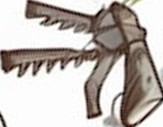
#> input picture Object.jpg, 163 x 127 px
$ jupyter execute sift-o2o.ipynb
#> lines starting #> are read from the running program, lines starting #| are printed output that depends on the picture
[cell 1]
import cv2
import numpy as np

def find_and_draw_object(object_path, scene_path):
    # Read the images
#> called with object_path = 'Object.jpg', scene_path = 'Picture.jpg'
    object_img = cv2.imread(object_path)
#> object_img is the input picture: shape (127, 163, 3); mean B, G, R 178.8, 183.9, 191
    scene_img = cv2.imread(scene_path)
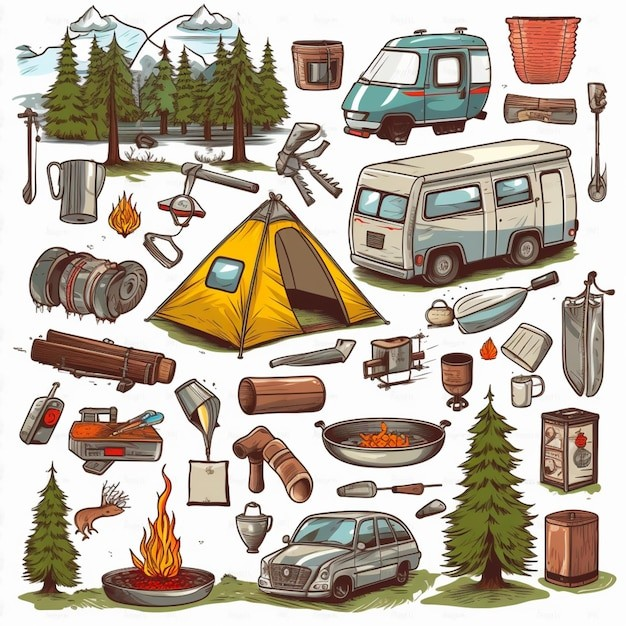
#> input picture Picture.jpg, 626 x 626 px
#> scene_img is the input picture: shape (626, 626, 3); mean B, G, R 162.4, 177.1, 188.1

    # Convert images to grayscale
    object_gray = cv2.cvtColor(object_img, cv2.COLOR_BGR2GRAY)
    scene_gray = cv2.cvtColor(scene_img, cv2.COLOR_BGR2GRAY)
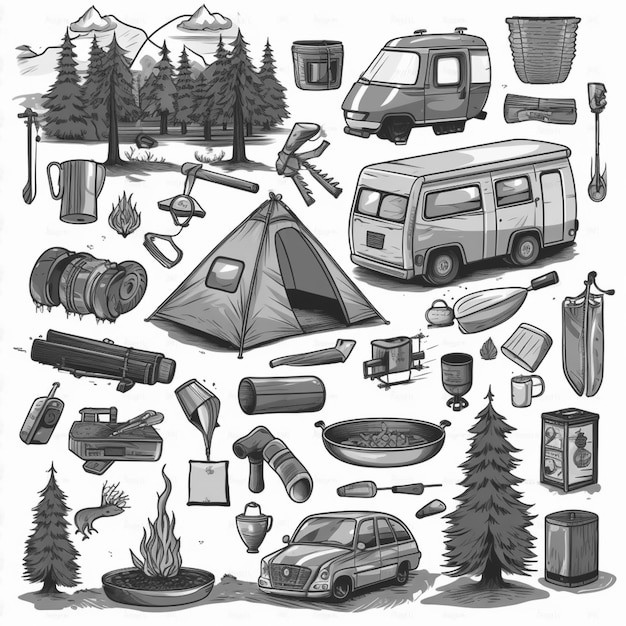
#> scene_gray: shape (626, 626); min 0, max 255, mean 178.7

    # Initialize SIFT detector
    sift = cv2.SIFT_create()

    # Find keypoints and descriptors
    keypoints1, descriptors1 = sift.detectAndCompute(object_gray, None)
#> keypoints1 = 267 keypoints; strongest (x, y, size): (62, 67, 2.6), (34, 73, 3.2), (19, 75, 2.8), (99, 113, 3.7)
    keypoints2, descriptors2 = sift.detectAndCompute(scene_gray, None)
#> keypoints2 = 2416 keypoints; strongest (x, y, size): (611, 292, 4.5), (457, 405, 2.4), (319, 424, 5.2), (190, 461, 2.6)

    # Initialize FLANN matcher
    FLANN_INDEX_KDTREE = 1
    index_params = dict(algorithm=FLANN_INDEX_KDTREE, trees=5)
    search_params = dict(checks=50)
    flann = cv2.FlannBasedMatcher(index_params, search_params)

    # Match descriptors
    matches = flann.knnMatch(descriptors1, descriptors2, k=2)
#> matches = 267 matches

    # Apply Lowe's ratio test to filter good matches
    good_matches = []
    for m, n in matches:
        if m.distance < 0.7 * n.distance:
            good_matches.append(m)
#> after the loop, good_matches = 35 matches

    # Extract location of good matches
    if len(good_matches) >= 4:
        src_pts = np.float32([keypoints1[m.queryIdx].pt for m in good_matches]).reshape(-1, 1, 2)
#> src_pts = 35 rows, first 8: [17.14, 59.49], [30.06, 69.01], [43.21, 67.77], [47.83, 11.65], [47.83, 11.65], [59.34, 55.03], [60.58, 27.82], [64.72, 16.06]
        dst_pts = np.float32([keypoints2[m.trainIdx].pt for m in good_matches]).reshape(-1, 1, 2)
#> dst_pts = 35 rows, first 8: [333.2, 189.2], [332.2, 181.2], [327, 177], [305.2, 194.7], [305.2, 194.7], [328.2, 185], [503.9, 418], [300.8, 187.1]

        # Find homography
        H, mask = cv2.findHomography(src_pts, dst_pts, cv2.RANSAC, 5.0)
#> H = [[-0.358, 0.473, 318.3], [-0.367, -0.284, 216.6], [-1.33e-05, 0.000377, 1]]; mask = 35 values, max 1 at index 0, min 0 at index 5, mean 0.829

        # Get dimensions of object image
        h, w = object_gray.shape
#> h = 127; w = 163

        # Define corners of object image
        pts = np.float32([[0, 0], [0, h-1], [w-1, h-1], [w-1, 0]]).reshape(-1, 1, 2)
#> pts = [[0, 0], [0, 126], [162, 126], [162, 0]]

        # Transform corners to scene coordinates
        dst = cv2.perspectiveTransform(pts, H)
#> dst = [[318.3, 216.6], [360.7, 172.6], [306.1, 116], [260.9, 157.4]]

        # Draw border around detected object
        result = cv2.polylines(scene_img, [np.int32(dst)], True, (0, 255, 0), 3, cv2.LINE_AA)

        # Draw matches (optional)
        match_img = cv2.drawMatches(object_img, keypoints1, scene_img, keypoints2, good_matches, None,
                                  flags=cv2.DrawMatchesFlags_NOT_DRAW_SINGLE_POINTS)
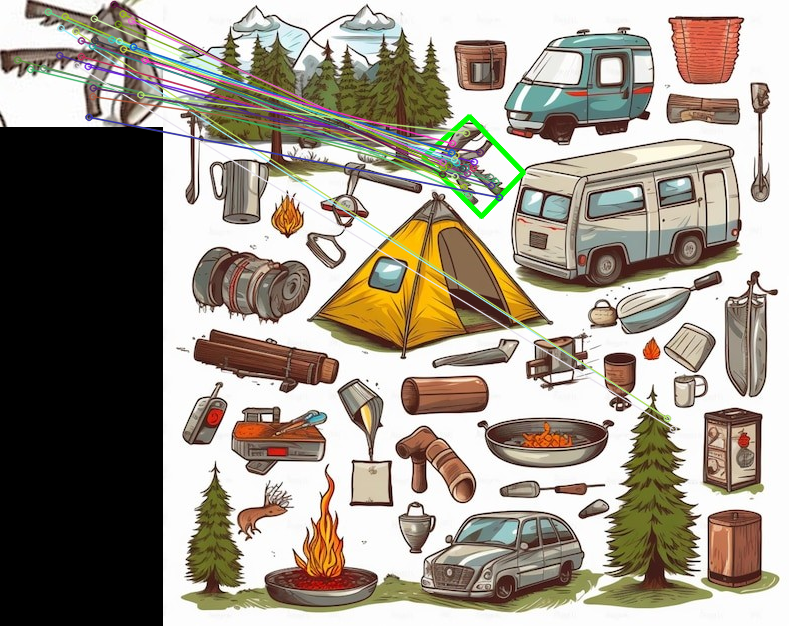
#> match_img: shape (626, 789, 3); mean B, G, R 136.1, 148.2, 156.2

        # Display results
        cv2.imshow('Matches', match_img)
        cv2.imshow('Result', result)
        cv2.waitKey(0)
        cv2.destroyAllWindows()

    else:
        print("Not enough good matches found - %d/%d" % (len(good_matches), 4))
